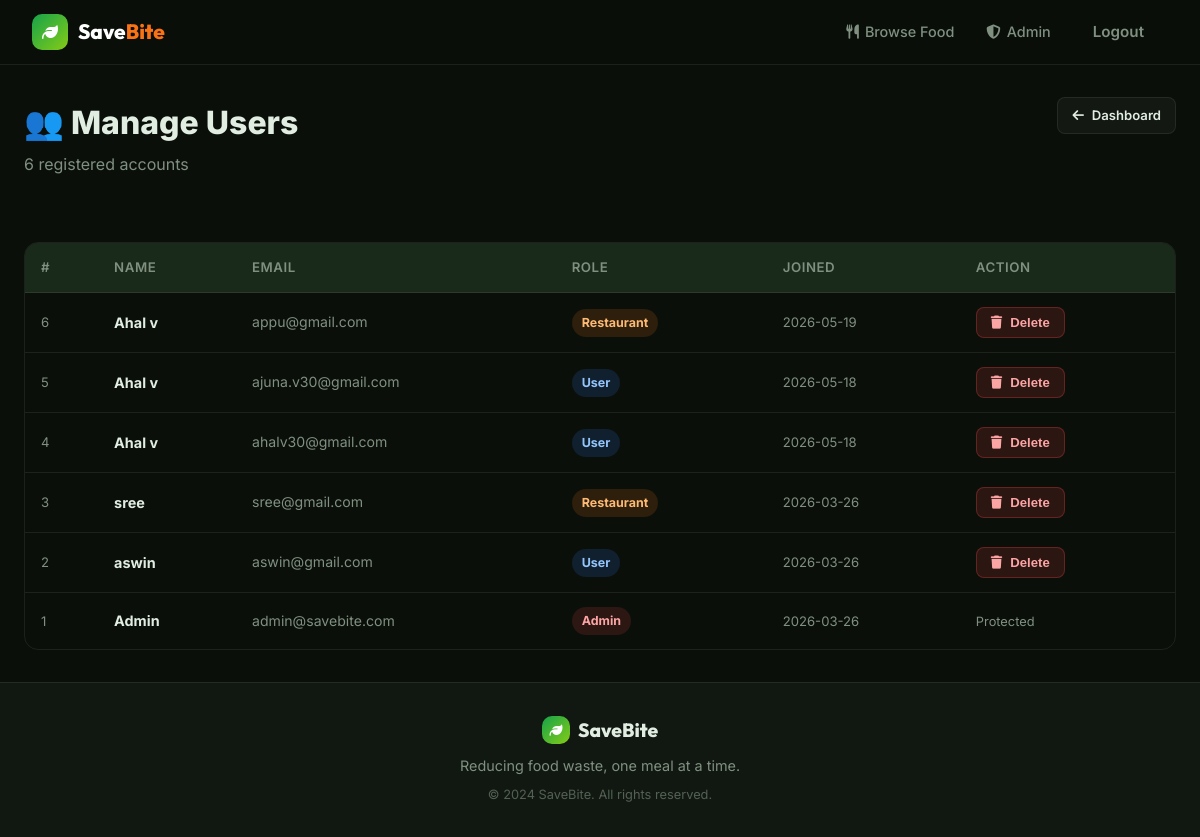
Page /admin/users (signed in) on the committed database.
### tables this page shows
CREATE TABLE users (
            id INTEGER PRIMARY KEY AUTOINCREMENT,
            name TEXT NOT NULL,
            email TEXT UNIQUE NOT NULL,
            password TEXT NOT NULL,
            role TEXT NOT NULL DEFAULT 'user',  -- 'admin', 'restaurant', 'user'
            created_at TIMESTAMP DEFAULT CURRENT_TIMESTAMP
        );

### app.py (the view)
@app.route('/admin/users')
@login_required
@role_required('admin')
def admin_users():
    db = get_db()
    users = db.execute('SELECT * FROM users ORDER BY created_at DESC').fetchall()
    db.close()
    return render_template('admin/users.html', users=users)

### app.py (called while the page is built)
def login_required(f):
    @wraps(f)
    def decorated(*args, **kwargs):
        if 'user_id' not in session:
            flash('Please log in first.', 'warning')
            return redirect(url_for('login'))
        return f(*args, **kwargs)
    return decorated

def role_required(*roles):
    def decorator(f):
        @wraps(f)
        def decorated(*args, **kwargs):
            if 'user_id' not in session:
                return redirect(url_for('login'))
            if session.get('role') not in roles:
                flash('Access denied.', 'danger')
                return redirect(url_for('index'))
            return f(*args, **kwargs)
        return decorated
    return decorator

### database.py (called while the page is built)
def get_db():
    conn = sqlite3.connect(DB_PATH)
    conn.row_factory = sqlite3.Row
    return conn

### templates/admin/users.html
{% extends "base.html" %}{% block title %}Manage Users{% endblock %}{% block content %}
<div class="container">
    <div class="dashboard-header"><div><div class="page-title">👥 Manage Users</div><p class="page-subtitle">{{ users|length }} registered accounts</p></div><a href="{{ url_for('admin_dashboard') }}" class="btn btn-ghost btn-sm"><i class="fas fa-arrow-left"></i> Dashboard</a></div>
    <div class="table-wrapper"><table><thead><tr><th>#</th><th>Name</th><th>Email</th><th>Role</th><th>Joined</th><th>Action</th></tr></thead><tbody>
        {% for user in users %}<tr>
            <td class="text-muted" style="font-size:0.82rem;">{{ user.id }}</td>
            <td><strong>{{ user.name }}</strong></td>
            <td class="text-muted" style="font-size:0.88rem;">{{ user.email }}</td>
            <td><span class="badge badge-{{ user.role }}">{{ user.role|capitalize }}</span></td>
            <td class="text-muted" style="font-size:0.82rem;">{{ user.created_at[:10] }}</td>
            <td>{% if user.role != 'admin' %}<form method="POST" action="{{ url_for('admin_delete_user', uid=user.id) }}" onsubmit="return confirm('Delete this user?')"><button class="btn btn-danger btn-sm" type="submit"><i class="fas fa-trash"></i> Delete</button></form>{% else %}<span class="text-muted" style="font-size:0.8rem;">Protected</span>{% endif %}</td>
        </tr>{% endfor %}
    </tbody></table></div>
</div>{% endblock %}

### static/css/style.css (style rules this page uses)
*, *::before, *::after { box-sizing: border-box; margin: 0; padding: 0; }
:root { --primary: #16a34a; --primary-dark: #15803d; --primary-light: #dcfce7; --accent: #f97316; --success: #22c55e; --danger: #ef4444; --warning: #f59e0b; --info: #3b82f6; --dark: #0a0f0a; --dark-2: #111811; --dark-3: #1a2a1a; --text: #e2ede2; --text-muted: #809080; --border: rgba(255,255,255,0.08); --glass: rgba(255,255,255,0.04); --glass-border: rgba(255,255,255,0.1); --card-bg: #111811; --radius: 14px; --radius-lg: 20px; --shadow: 0 4px 24px rgba(0,0,0,0.5); --shadow-lg: 0 8px 40px rgba(22,163,74,0.3); --transition: all 0.3s cubic-bezier(0.4,0,0.2,1); }
html { scroll-behavior: smooth; }
body { font-family:'Inter',sans-serif; background:var(--dark); color:var(--text); min-height:100vh; display:flex; flex-direction:column; line-height:1.6; }
.page-title { font-size:2rem; font-weight:800; margin-bottom:0.25rem; }
.page-subtitle { color:var(--text-muted); margin-bottom:2rem; }
.container { max-width:1200px; margin:0 auto; padding:2rem 1.5rem; }
.btn { padding:12px 24px; border-radius:12px; font-size:0.95rem; font-weight:600; cursor:pointer; border:none; transition:var(--transition); display:inline-flex; align-items:center; gap:8px; text-decoration:none; }
.btn-ghost { background:var(--glass); border:1px solid var(--border); color:var(--text); }
.btn-danger { background:rgba(239,68,68,0.15); border:1px solid rgba(239,68,68,0.3); color:#fca5a5; }
.btn-sm { padding:7px 14px; font-size:0.82rem; border-radius:8px; }
.dashboard-header { display:flex; align-items:flex-start; justify-content:space-between; flex-wrap:wrap; gap:1rem; margin-bottom:2rem; }
.table-wrapper { overflow-x:auto; border-radius:var(--radius); border:1px solid var(--border); }
table { width:100%; border-collapse:collapse; }
thead { background:var(--dark-3); }
thead th { padding:14px 16px; text-align:left; font-size:0.83rem; font-weight:600; color:var(--text-muted); text-transform:uppercase; letter-spacing:0.04em; white-space:nowrap; }
tbody tr { border-top:1px solid var(--border); transition:var(--transition); }
tbody td { padding:14px 16px; font-size:0.9rem; vertical-align:middle; }
.badge { display:inline-flex; align-items:center; gap:4px; padding:4px 10px; border-radius:20px; font-size:0.78rem; font-weight:700; }
.badge-user { background:rgba(59,130,246,0.15); color:#93c5fd; }
.badge-restaurant { background:rgba(249,115,22,0.15); color:#fdba74; }
.badge-admin { background:rgba(239,68,68,0.15); color:#fca5a5; }
.text-muted { color:var(--text-muted); }

### rows in the picture
users: id "6", name "Ahal v", email "appu@gmail.com", role "Restaurant", created_at "2026-05-19"
users: id "5", name "Ahal v", email "ajuna.v30@gmail.com", role "User", created_at "2026-05-18"
users: id "4", name "Ahal v", email "ahalv30@gmail.com", role "User", created_at "2026-05-18"
users: id "3", name "sree", email "sree@gmail.com", role "Restaurant", created_at "2026-03-26"
users: id "2", name "aswin", email "aswin@gmail.com", role "User", created_at "2026-03-26"
users: id "1", name "Admin", email "admin@savebite.com", role "Admin", created_at "2026-03-26", shows "Protected"

### other values in the picture
{{ users|length }} "6"
